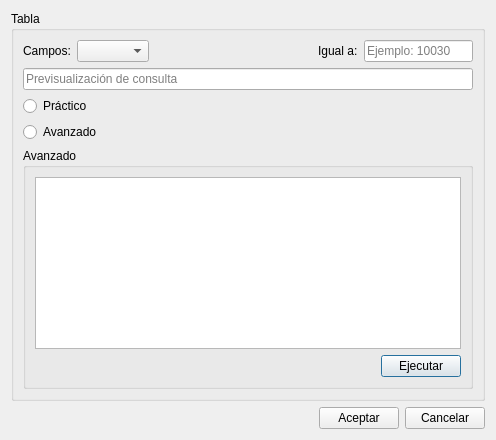
<?xml version="1.0" encoding="UTF-8"?>
<ui version="4.0">
 <class>UI_EliminarRegistro</class>
 <widget class="QDialog" name="UI_EliminarRegistro">
  <property name="geometry">
   <rect>
    <x>0</x>
    <y>0</y>
    <width>496</width>
    <height>440</height>
   </rect>
  </property>
  <property name="maximumSize">
   <size>
    <width>496</width>
    <height>440</height>
   </size>
  </property>
  <property name="windowTitle">
   <string>Dialog</string>
  </property>
  <layout class="QVBoxLayout" name="verticalLayout_4">
   <item>
    <widget class="QGroupBox" name="gb_tabla">
     <property name="title">
      <string>Tabla</string>
     </property>
     <layout class="QVBoxLayout" name="verticalLayout_3">
      <item>
       <layout class="QHBoxLayout" name="horizontalLayout_4">
        <item>
         <widget class="QLabel" name="label">
          <property name="text">
           <string>Campos:</string>
          </property>
         </widget>
        </item>
        <item>
         <widget class="QComboBox" name="ddl_campos"/>
        </item>
        <item>
         <spacer name="horizontalSpacer_3">
          <property name="orientation">
           <enum>Qt::Horizontal</enum>
          </property>
          <property name="sizeType">
           <enum>QSizePolicy::Maximum</enum>
          </property>
          <property name="sizeHint" stdset="0">
           <size>
            <width>163</width>
            <height>20</height>
           </size>
          </property>
         </spacer>
        </item>
        <item>
         <widget class="QLabel" name="label_2">
          <property name="text">
           <string>Igual a:</string>
          </property>
         </widget>
        </item>
        <item>
         <widget class="QLineEdit" name="txtIgual">
          <property name="placeholderText">
           <string>Ejemplo: 10030</string>
          </property>
         </widget>
        </item>
       </layout>
      </item>
      <item>
       <widget class="QLineEdit" name="txtPrevisualizacion">
        <property name="readOnly">
         <bool>true</bool>
        </property>
        <property name="placeholderText">
         <string>Previsualización de consulta</string>
        </property>
       </widget>
      </item>
      <item>
       <layout class="QVBoxLayout" name="verticalLayout_2">
        <item>
         <widget class="QRadioButton" name="rb_practico">
          <property name="text">
           <string>Práctico</string>
          </property>
         </widget>
        </item>
        <item>
         <widget class="QRadioButton" name="rb_avanzado">
          <property name="text">
           <string>Avanzado</string>
          </property>
         </widget>
        </item>
       </layout>
      </item>
      <item>
       <widget class="QGroupBox" name="groupBox">
        <property name="title">
         <string>Avanzado</string>
        </property>
        <layout class="QHBoxLayout" name="horizontalLayout_2">
         <item>
          <layout class="QVBoxLayout" name="verticalLayout">
           <item>
            <widget class="QPlainTextEdit" name="plainTextEdit"/>
           </item>
           <item>
            <layout class="QHBoxLayout" name="horizontalLayout">
             <item>
              <spacer name="horizontalSpacer">
               <property name="orientation">
                <enum>Qt::Horizontal</enum>
               </property>
               <property name="sizeHint" stdset="0">
                <size>
                 <width>40</width>
                 <height>20</height>
                </size>
               </property>
              </spacer>
             </item>
             <item>
              <widget class="QPushButton" name="btnEjecutar">
               <property name="text">
                <string>Ejecutar</string>
               </property>
              </widget>
             </item>
            </layout>
           </item>
          </layout>
         </item>
        </layout>
       </widget>
      </item>
     </layout>
    </widget>
   </item>
   <item>
    <layout class="QHBoxLayout" name="horizontalLayout_3">
     <item>
      <spacer name="horizontalSpacer_2">
       <property name="orientation">
        <enum>Qt::Horizontal</enum>
       </property>
       <property name="sizeHint" stdset="0">
        <size>
         <width>40</width>
         <height>20</height>
        </size>
       </property>
      </spacer>
     </item>
     <item>
      <widget class="QPushButton" name="btnAceptar">
       <property name="text">
        <string>Aceptar</string>
       </property>
      </widget>
     </item>
     <item>
      <widget class="QPushButton" name="btnCancelar">
       <property name="text">
        <string>Cancelar</string>
       </property>
      </widget>
     </item>
    </layout>
   </item>
  </layout>
 </widget>
 <resources/>
 <connections/>
</ui>
